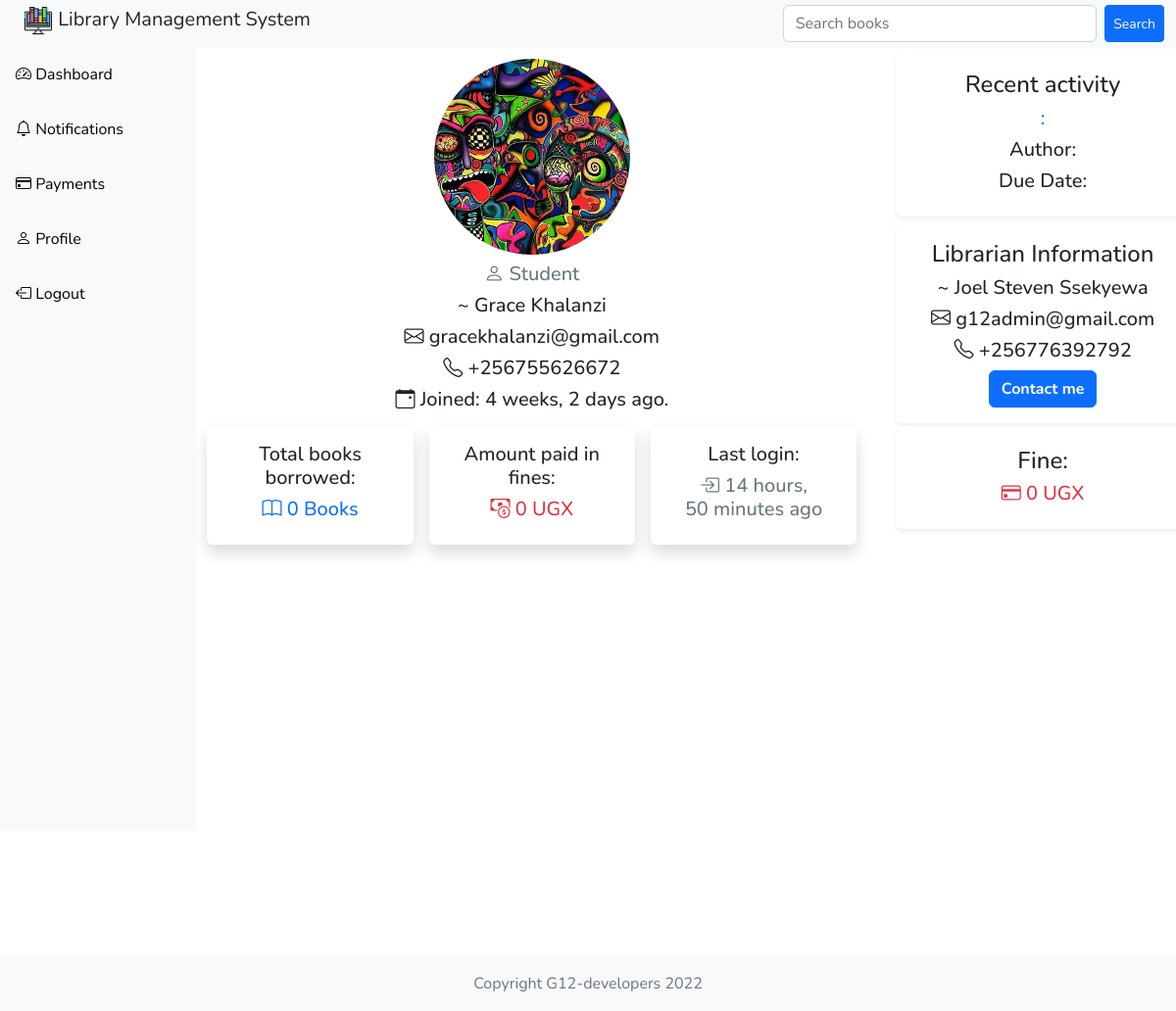
The page /user-profile/14/ (signed in) on the database as committed earlier.
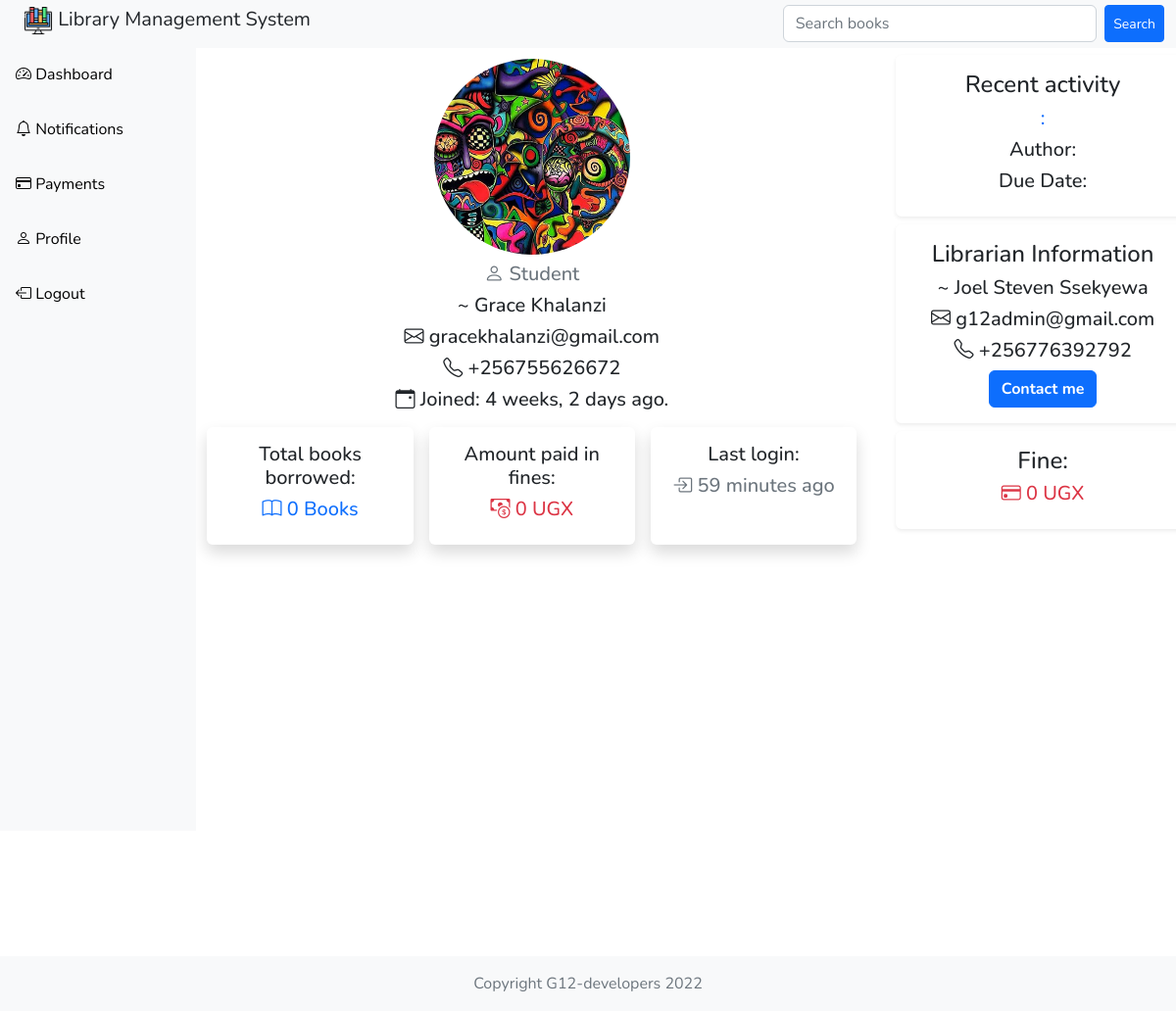
The same page on the database as committed later.
### customuser/models.py (models this page shows, shortened)
class CustomUser(AbstractUser):
    name = models.CharField(max_length=50)
    email = models.EmailField(max_length=100, unique=True)
    password = models.CharField(max_length=500)
    date_of_birth = models.DateField(null=True)
    phone_number = models.BigIntegerField()
    sex = models.CharField(max_length=10, null=True)
    role = models.CharField(max_length=20, default='Student')
    is_active = models.BooleanField(default=True)
    USERNAME_FIELD = 'email'
    REQUIRED_FIELDS = ['name', 'sex', 'role', 'phone_number', 'username']

### customuser/views.py (the view)
# urls.py: path('user-profile/<str:pk>/', views.userProfile, name='profile'),
@login_required(login_url='login')
def userProfile(request, pk):
    user = CustomUser.objects.get(id=pk)
    borrowed_books = 0
    available_books = 0
    users = CustomUser.objects.filter(role='Student')
    pending_requests = Request.objects.filter(status="Pending")
    fines = UserPayment.objects.filter(status='Pending')
    librarian = CustomUser.objects.get(role__icontains="Admin")
    try:
        available_books = Book.objects.filter(status='Available').count()
    except:
        available_books = 0
    try:
        borrowed_books = Book.objects.filter(status='Borrowed').count()
    except:
        borrowed_books = 0
    try:
        borrowed_book = Book.objects.get(status='Borrowed',
                                         borrower_id=user.id)
    except:
        borrowed_book = ''
    context = {
        'users': users.count(),
        'pending_requests': pending_requests.count(),
        'fines': fines.count(),
        'librarian': librarian,
        'borrowed_book': borrowed_book,
        'available_books': available_books,
        'borrowed_books': borrowed_books,
    }
    return render(request, 'customuser/profile_template.html', context)

### customuser/templates/customuser/profile_template.html
{% extends 'customuser/custom_card.html'%}
{% load static %}
{% block custom_content %}
<div class="" style="text-align: center;">
  <img src="{% static '/images/profile.png'%}" height="200" width="200" style="border-radius: 50%" class="m-2"/>
  <h5 class="text-muted"><i class="bi-person"></i> {{user.role}}</h5>
  <h5>~ {{user.name}}</h5>
  <h5><i class="bi-envelope"></i> {{user.email}}</h5>
  <h5><i class="bi-telephone"></i> +{{user.phone_number}}</h5>
  <h5><i class="bi-calendar-event"></i> Joined: {{user.date_joined | timesince }} ago.</h5>
</div>
{% endblock %}

### customuser/templates/customuser/custom_card.html
{% extends 'base.html' %}
{% block content %}
<div class="container-fluid p-3 m-1" style="text-align: center;">
  {% block custom_content %}
  {% endblock %}
  {% if request.user.role == 'Student' %}
  <div class="base-in">
    <div class="shadow p-3 m-2 rounded">
      <h5>Total books borrowed:</h5>
      <h5 class="text-primary"><i class="bi-book"></i> {{borrowed_books}} Books </h5>
    </div>
    <div class="shadow p-3 m-2 rounded">
      <h5>Amount paid in fines:</h5>
      <h5 class="text-danger"><i class="bi-cash-coin"></i> 0 UGX </h5>
    </div>
    <div class="shadow p-3 m-2 rounded">
      <h5>Last login:</h5>
      <h5 class="text-secondary"><i class="bi-box-arrow-in-right"></i> {{user.last_login | timesince }} ago</h5>
    </div>
  </div>
  {% elif request.user.role == 'Admin' %}
  <div class="shadow-sm p-3 m-2 rounded">
    <h5>Last login:</h5>
    <h5 class="text-secondary"><i class="bi-box-arrow-in-right"></i> {{user.last_login | timesince }} ago</h5>
  </div>
  {% endif %}
</div>
{% endblock content %}

Rows that differ between the two databases and show on the page:
changed CustomUser "Student": last_login "14 hours, 50 minutes" → "59 minutes"
